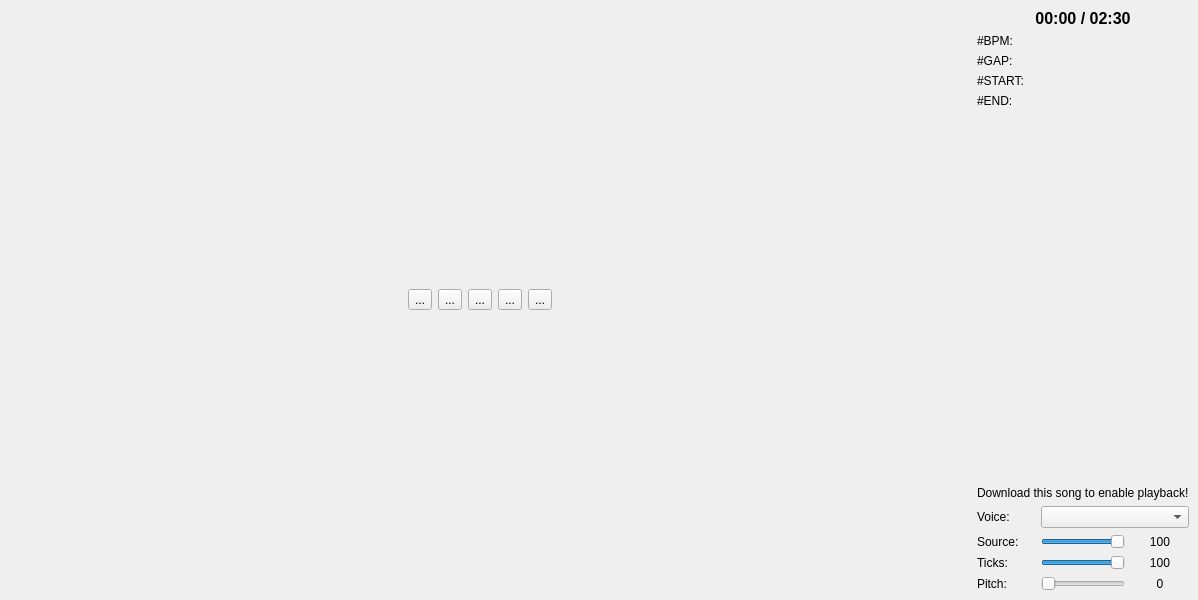
<?xml version="1.0" encoding="UTF-8"?>
<ui version="4.0">
 <class>MainWindow</class>
 <widget class="QMainWindow" name="MainWindow">
  <property name="geometry">
   <rect>
    <x>0</x>
    <y>0</y>
    <width>1198</width>
    <height>600</height>
   </rect>
  </property>
  <property name="windowTitle">
   <string>MainWindow</string>
  </property>
  <widget class="QWidget" name="centralwidget">
   <layout class="QHBoxLayout" name="horizontalLayout">
    <item>
     <layout class="QVBoxLayout" name="layout_main">
      <item>
       <layout class="QHBoxLayout" name="layout_buttons">
        <item>
         <spacer name="horizontalSpacer">
          <property name="orientation">
           <enum>Qt::Orientation::Horizontal</enum>
          </property>
          <property name="sizeHint" stdset="0">
           <size>
            <width>40</width>
            <height>20</height>
           </size>
          </property>
         </spacer>
        </item>
        <item>
         <widget class="QToolButton" name="button_to_start">
          <property name="text">
           <string>...</string>
          </property>
          <property name="icon">
           <iconset resource="../resources/qt/resources.qrc">
            <normaloff>:/icons/control-skip-180.png</normaloff>:/icons/control-skip-180.png</iconset>
          </property>
          <property name="iconSize">
           <size>
            <width>20</width>
            <height>20</height>
           </size>
          </property>
         </widget>
        </item>
        <item>
         <widget class="QToolButton" name="button_backward">
          <property name="text">
           <string>...</string>
          </property>
          <property name="icon">
           <iconset resource="../resources/qt/resources.qrc">
            <normaloff>:/icons/control-double-180.png</normaloff>:/icons/control-double-180.png</iconset>
          </property>
          <property name="iconSize">
           <size>
            <width>20</width>
            <height>20</height>
           </size>
          </property>
         </widget>
        </item>
        <item>
         <widget class="QToolButton" name="button_pause">
          <property name="text">
           <string>...</string>
          </property>
          <property name="icon">
           <iconset resource="../resources/qt/resources.qrc">
            <normaloff>:/icons/control-pause.png</normaloff>:/icons/control-pause.png</iconset>
          </property>
          <property name="iconSize">
           <size>
            <width>20</width>
            <height>20</height>
           </size>
          </property>
          <property name="checkable">
           <bool>true</bool>
          </property>
         </widget>
        </item>
        <item>
         <widget class="QToolButton" name="button_forward">
          <property name="text">
           <string>...</string>
          </property>
          <property name="icon">
           <iconset resource="../resources/qt/resources.qrc">
            <normaloff>:/icons/control-double.png</normaloff>:/icons/control-double.png</iconset>
          </property>
          <property name="iconSize">
           <size>
            <width>20</width>
            <height>20</height>
           </size>
          </property>
         </widget>
        </item>
        <item>
         <widget class="QToolButton" name="button_to_end">
          <property name="text">
           <string>...</string>
          </property>
          <property name="icon">
           <iconset resource="../resources/qt/resources.qrc">
            <normaloff>:/icons/control-skip.png</normaloff>:/icons/control-skip.png</iconset>
          </property>
          <property name="iconSize">
           <size>
            <width>20</width>
            <height>20</height>
           </size>
          </property>
         </widget>
        </item>
        <item>
         <spacer name="horizontalSpacer_2">
          <property name="orientation">
           <enum>Qt::Orientation::Horizontal</enum>
          </property>
          <property name="sizeHint" stdset="0">
           <size>
            <width>40</width>
            <height>20</height>
           </size>
          </property>
         </spacer>
        </item>
       </layout>
      </item>
     </layout>
    </item>
    <item>
     <spacer name="horizontalSpacer_3">
      <property name="orientation">
       <enum>Qt::Orientation::Horizontal</enum>
      </property>
      <property name="sizeType">
       <enum>QSizePolicy::Policy::Minimum</enum>
      </property>
      <property name="sizeHint" stdset="0">
       <size>
        <width>20</width>
        <height>20</height>
       </size>
      </property>
     </spacer>
    </item>
    <item>
     <layout class="QVBoxLayout" name="layout_extra">
      <item>
       <widget class="QLabel" name="label_time">
        <property name="font">
         <font>
          <pointsize>12</pointsize>
          <bold>true</bold>
         </font>
        </property>
        <property name="text">
         <string>00:00 / 02:30</string>
        </property>
        <property name="alignment">
         <set>Qt::AlignmentFlag::AlignCenter</set>
        </property>
       </widget>
      </item>
      <item>
       <widget class="QLabel" name="label_bpm">
        <property name="text">
         <string>#BPM: </string>
        </property>
       </widget>
      </item>
      <item>
       <widget class="QLabel" name="label_gap">
        <property name="text">
         <string>#GAP: </string>
        </property>
       </widget>
      </item>
      <item>
       <widget class="QLabel" name="label_start">
        <property name="text">
         <string>#START:</string>
        </property>
       </widget>
      </item>
      <item>
       <widget class="QLabel" name="label_end">
        <property name="text">
         <string>#END:</string>
        </property>
       </widget>
      </item>
      <item>
       <spacer name="verticalSpacer">
        <property name="orientation">
         <enum>Qt::Orientation::Vertical</enum>
        </property>
        <property name="sizeHint" stdset="0">
         <size>
          <width>20</width>
          <height>40</height>
         </size>
        </property>
       </spacer>
      </item>
      <item>
       <widget class="QLabel" name="label_no_audio">
        <property name="text">
         <string>Download this song to enable playback!</string>
        </property>
       </widget>
      </item>
      <item>
       <layout class="QGridLayout" name="gridLayout">
        <item row="2" column="2">
         <widget class="QLabel" name="label_ticks_volume">
          <property name="text">
           <string>100</string>
          </property>
          <property name="alignment">
           <set>Qt::AlignmentFlag::AlignCenter</set>
          </property>
         </widget>
        </item>
        <item row="0" column="0">
         <widget class="QLabel" name="label_voice">
          <property name="text">
           <string>Voice:</string>
          </property>
         </widget>
        </item>
        <item row="1" column="0">
         <widget class="QLabel" name="label">
          <property name="text">
           <string>Source:</string>
          </property>
         </widget>
        </item>
        <item row="1" column="1">
         <widget class="QSlider" name="slider_source">
          <property name="sizePolicy">
           <sizepolicy hsizetype="Minimum" vsizetype="Fixed">
            <horstretch>0</horstretch>
            <verstretch>0</verstretch>
           </sizepolicy>
          </property>
          <property name="maximum">
           <number>10</number>
          </property>
          <property name="singleStep">
           <number>1</number>
          </property>
          <property name="pageStep">
           <number>1</number>
          </property>
          <property name="value">
           <number>10</number>
          </property>
          <property name="orientation">
           <enum>Qt::Orientation::Horizontal</enum>
          </property>
         </widget>
        </item>
        <item row="1" column="2">
         <widget class="QLabel" name="label_source_volume">
          <property name="text">
           <string>100</string>
          </property>
          <property name="alignment">
           <set>Qt::AlignmentFlag::AlignCenter</set>
          </property>
         </widget>
        </item>
        <item row="3" column="0">
         <widget class="QLabel" name="label_3">
          <property name="text">
           <string>Pitch:</string>
          </property>
         </widget>
        </item>
        <item row="3" column="2">
         <widget class="QLabel" name="label_pitch_volume">
          <property name="text">
           <string>0</string>
          </property>
          <property name="alignment">
           <set>Qt::AlignmentFlag::AlignCenter</set>
          </property>
         </widget>
        </item>
        <item row="2" column="1">
         <widget class="QSlider" name="slider_ticks">
          <property name="sizePolicy">
           <sizepolicy hsizetype="Minimum" vsizetype="Fixed">
            <horstretch>0</horstretch>
            <verstretch>0</verstretch>
           </sizepolicy>
          </property>
          <property name="maximum">
           <number>10</number>
          </property>
          <property name="singleStep">
           <number>1</number>
          </property>
          <property name="pageStep">
           <number>1</number>
          </property>
          <property name="value">
           <number>10</number>
          </property>
          <property name="orientation">
           <enum>Qt::Orientation::Horizontal</enum>
          </property>
         </widget>
        </item>
        <item row="2" column="0">
         <widget class="QLabel" name="label_2">
          <property name="text">
           <string>Ticks:</string>
          </property>
         </widget>
        </item>
        <item row="0" column="1" colspan="2">
         <widget class="QComboBox" name="comboBox_voice"/>
        </item>
        <item row="3" column="1">
         <widget class="QSlider" name="slider_pitch">
          <property name="sizePolicy">
           <sizepolicy hsizetype="Minimum" vsizetype="Fixed">
            <horstretch>0</horstretch>
            <verstretch>0</verstretch>
           </sizepolicy>
          </property>
          <property name="maximum">
           <number>10</number>
          </property>
          <property name="pageStep">
           <number>1</number>
          </property>
          <property name="value">
           <number>0</number>
          </property>
          <property name="orientation">
           <enum>Qt::Orientation::Horizontal</enum>
          </property>
         </widget>
        </item>
       </layout>
      </item>
     </layout>
    </item>
   </layout>
  </widget>
 </widget>
 <resources>
  <include location="../resources/qt/resources.qrc"/>
 </resources>
 <connections/>
</ui>
